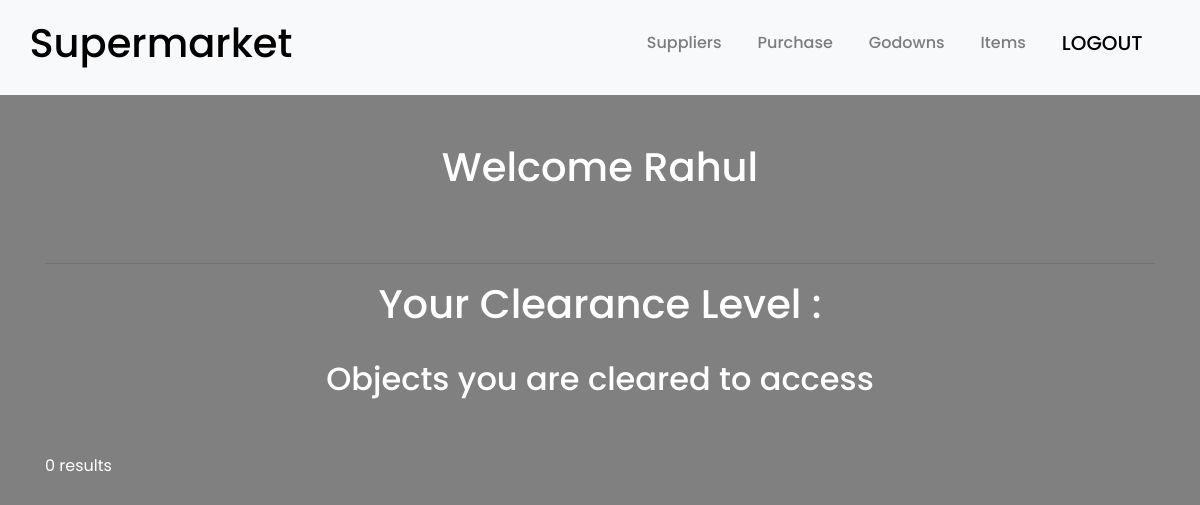
The app's page /home.php (signed in), older data.
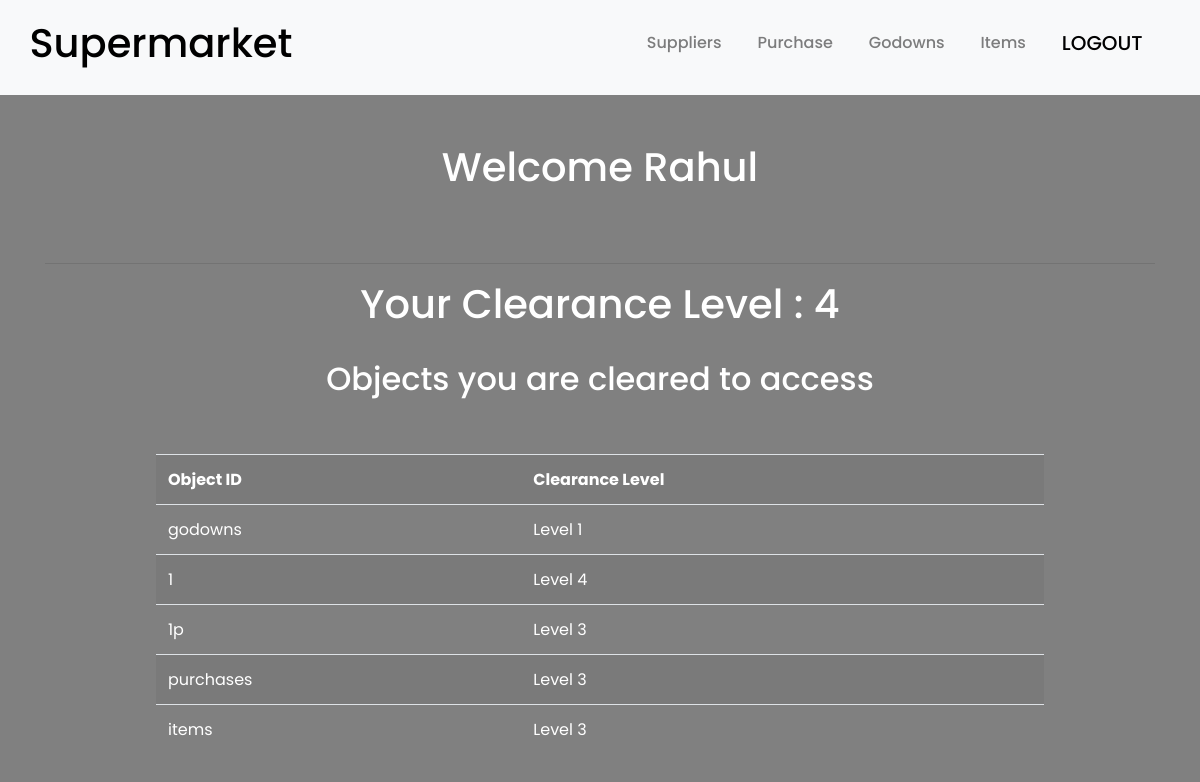
The same page, newer data.
### tables this page shows
CREATE TABLE `access_matrix` (
  `Objects_ID` text NOT NULL,
  `Clearance` int(11) NOT NULL
);

### home.php (the view, shortened to what this page needs)
<?php include "head.php"; ?>
<div class="container">
		<?php
		$servername = "localhost";
		$username = "root";
		$password = "";
		$dbname = "supermarket_mac";
		$Eid = $_SESSION['Eid'];
		$Clearance = $_SESSION['Clearance'];
		$mysqli = new mysqli($servername, $username, $password, $dbname);
		$sqlSelect="SELECT Employee_Name FROM employee where Employee_ID = $Eid";
		$result = $mysqli-> query ($sqlSelect);
		print'<center><h1> Welcome '.mysqli_fetch_array($result)[0].'</h1></center>';
		echo'<br><br><hr>';
		print'<center><h1> Your Clearance Level : '.$Clearance.'</h1></center>';
		echo'<br><h2>
		<center>Objects you are cleared to access</center>
		</h2><br><br>';
		$access_sql = "SELECT * FROM Access_Matrix";
		$result = $mysqli->query($access_sql);
		if ($result->num_rows > 0) {
			echo "<table class = 'table table-hover table-striped'>
			<tr>
				<th>Object ID</th>
				<th>Clearance Level</th>
			</tr>";
			while($row = $result->fetch_assoc()) {
				if($row["Clearance"] <= $Clearance){
					echo "<tr>
						<td>".$row["Objects_ID"]."</td>
						<td>Level ".$row["Clearance"]."</td>
					</tr>";
				}
			}
			echo "</table>";
		}
		else {
			echo "0 results";
		}
		?>
	<br>
</div>

Row changes from the older to the newer data that the page shows:
added access_matrix: Objects_ID "godowns", Clearance "1"
added access_matrix: Objects_ID "1", Clearance "4"
added access_matrix: Objects_ID "1p", Clearance "3"
added access_matrix: Objects_ID "purchases", Clearance "3"
added access_matrix: Objects_ID "items", Clearance "3"
Text that changed along with them:
$Clearance: (not shown) → "4"
text no longer shown: "0 results"
text now shown: "Object ID Clearance Level"
